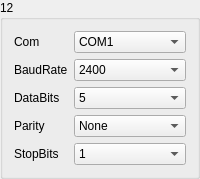
       <widget class="QGroupBox" name="gBoxMeter_12">
        <property name="minimumSize">
         <size>
          <width>171</width>
          <height>171</height>
         </size>
        </property>
        <property name="title">
         <string>12</string>
        </property>
        <layout class="QGridLayout" name="gridLayout_16">
         <item row="0" column="0">
          <widget class="QLabel" name="label_78">
           <property name="sizePolicy">
            <sizepolicy hsizetype="Fixed" vsizetype="Preferred">
             <horstretch>0</horstretch>
             <verstretch>0</verstretch>
            </sizepolicy>
           </property>
           <property name="text">
            <string>Com</string>
           </property>
          </widget>
         </item>
         <item row="0" column="1">
          <widget class="QComboBox" name="comboMeterSerialNum_12">
           <item>
            <property name="text">
             <string>COM1</string>
            </property>
           </item>
           <item>
            <property name="text">
             <string>COM2</string>
            </property>
           </item>
           <item>
            <property name="text">
             <string>COM3</string>
            </property>
           </item>
           <item>
            <property name="text">
             <string>COM4</string>
            </property>
           </item>
           <item>
            <property name="text">
             <string>COM5</string>
            </property>
           </item>
           <item>
            <property name="text">
             <string>COM6</string>
            </property>
           </item>
           <item>
            <property name="text">
             <string>COM7</string>
            </property>
           </item>
           <item>
            <property name="text">
             <string>COM8</string>
            </property>
           </item>
           <item>
            <property name="text">
             <string>COM9</string>
            </property>
           </item>
           <item>
            <property name="text">
             <string>COM10</string>
            </property>
           </item>
           <item>
            <property name="text">
             <string>COM11</string>
            </property>
           </item>
           <item>
            <property name="text">
             <string>COM12</string>
            </property>
           </item>
           <item>
            <property name="text">
             <string>COM13</string>
            </property>
           </item>
           <item>
            <property name="text">
             <string>COM14</string>
            </property>
           </item>
           <item>
            <property name="text">
             <string>COM15</string>
            </property>
           </item>
           <item>
            <property name="text">
             <string>COM16</string>
            </property>
           </item>
           <item>
            <property name="text">
             <string>COM17</string>
            </property>
           </item>
           <item>
            <property name="text">
             <string>COM18</string>
            </property>
           </item>
           <item>
            <property name="text">
             <string>COM19</string>
            </property>
           </item>
           <item>
            <property name="text">
             <string>COM20</string>
            </property>
           </item>
           <item>
            <property name="text">
             <string>COM21</string>
            </property>
           </item>
           <item>
            <property name="text">
             <string>COM22</string>
            </property>
           </item>
           <item>
            <property name="text">
             <string>COM23</string>
            </property>
           </item>
           <item>
            <property name="text">
             <string>COM24</string>
            </property>
           </item>
           <item>
            <property name="text">
             <string>COM25</string>
            </property>
           </item>
           <item>
            <property name="text">
             <string>COM26</string>
            </property>
           </item>
           <item>
            <property name="text">
             <string>COM27</string>
            </property>
           </item>
           <item>
            <property name="text">
             <string>COM28</string>
            </property>
           </item>
           <item>
            <property name="text">
             <string>COM29</string>
            </property>
           </item>
           <item>
            <property name="text">
             <string>COM30</string>
            </property>
           </item>
          </widget>
         </item>
         <item row="1" column="0">
          <widget class="QLabel" name="label_79">
           <property name="text">
            <string>BaudRate</string>
           </property>
          </widget>
         </item>
         <item row="1" column="1">
          <widget class="QComboBox" name="comboMeterBaudRate_12">
           <item>
            <property name="text">
             <string>2400</string>
            </property>
           </item>
           <item>
            <property name="text">
             <string>4800</string>
            </property>
           </item>
           <item>
            <property name="text">
             <string>9600</string>
            </property>
           </item>
           <item>
            <property name="text">
             <string>14400</string>
            </property>
           </item>
           <item>
            <property name="text">
             <string>19200</string>
            </property>
           </item>
           <item>
            <property name="text">
             <string>38400</string>
            </property>
           </item>
           <item>
            <property name="text">
             <string>56000</string>
            </property>
           </item>
          </widget>
         </item>
         <item row="2" column="0">
          <widget class="QLabel" name="label_80">
           <property name="text">
            <string>DataBits</string>
           </property>
          </widget>
         </item>
         <item row="2" column="1">
          <widget class="QComboBox" name="comboMeterBits_12">
           <item>
            <property name="text">
             <string>5</string>
            </property>
           </item>
           <item>
            <property name="text">
             <string>6</string>
            </property>
           </item>
           <item>
            <property name="text">
             <string>7</string>
            </property>
           </item>
           <item>
            <property name="text">
             <string>8</string>
            </property>
           </item>
          </widget>
         </item>
         <item row="3" column="0">
          <widget class="QLabel" name="label_81">
           <property name="text">
            <string>Parity</string>
           </property>
          </widget>
         </item>
         <item row="3" column="1">
          <widget class="QComboBox" name="comboMeterChkBit_12">
           <item>
            <property name="text">
             <string>None</string>
            </property>
           </item>
           <item>
            <property name="text">
             <string>Odd</string>
            </property>
           </item>
           <item>
            <property name="text">
             <string>Even</string>
            </property>
           </item>
          </widget>
         </item>
         <item row="4" column="0">
          <widget class="QLabel" name="label_82">
           <property name="text">
            <string>StopBits</string>
           </property>
          </widget>
         </item>
         <item row="4" column="1">
          <widget class="QComboBox" name="comboMeterEndBit_12">
           <item>
            <property name="text">
             <string>1</string>
            </property>
           </item>
           <item>
            <property name="text">
             <string>1.5</string>
            </property>
           </item>
           <item>
            <property name="text">
             <string>2</string>
            </property>
           </item>
          </widget>
         </item>
        </layout>
       </widget>
